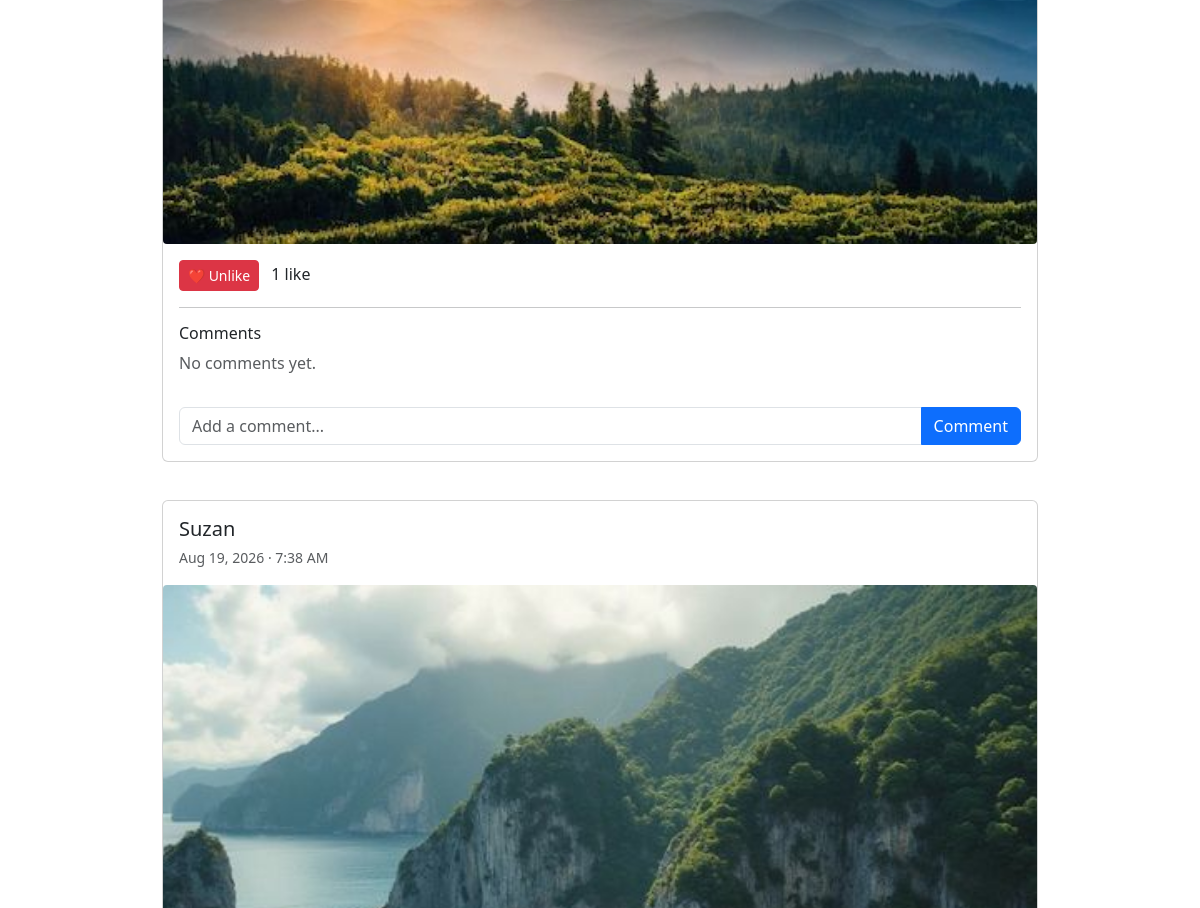
Page / (signed in, middle part) on the earlier database version.
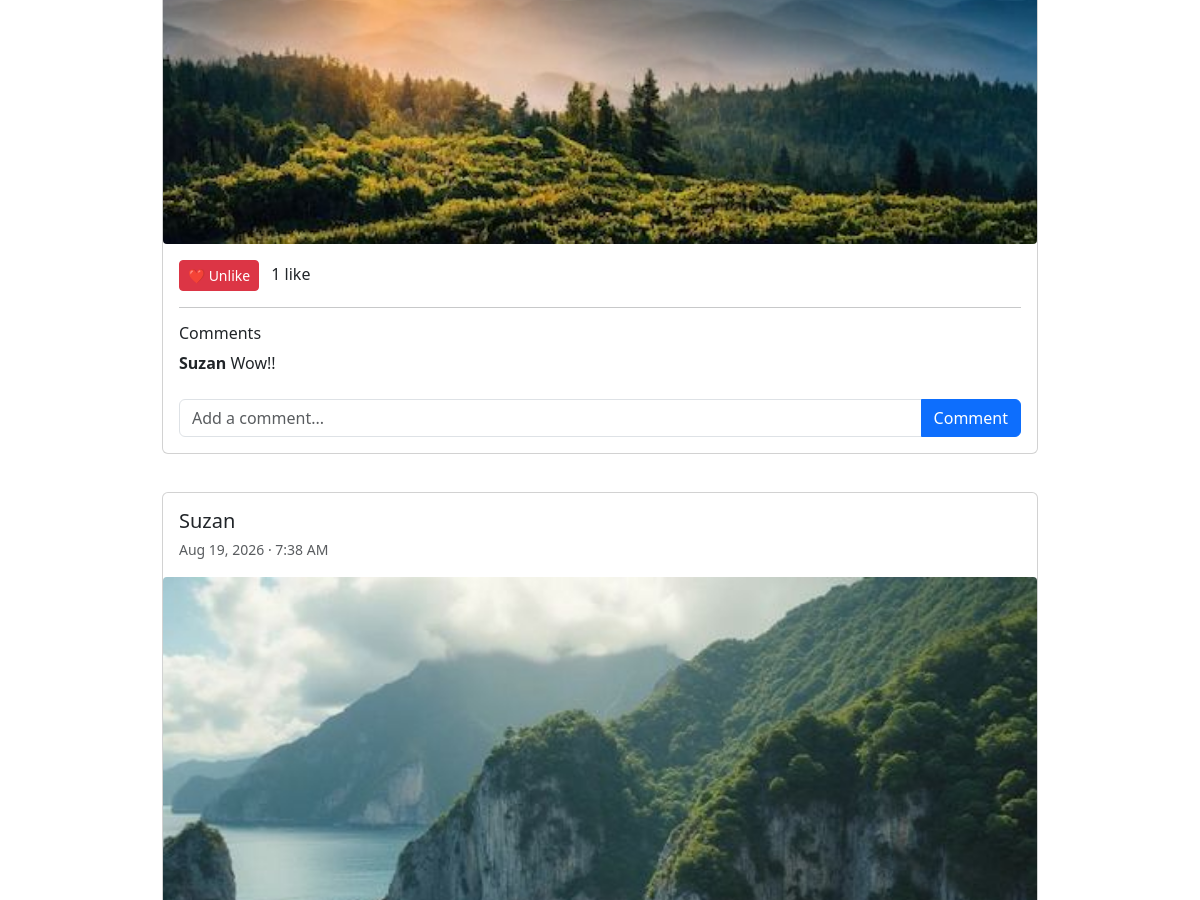
Same page on the later database version.
### myapp/models.py (models this page shows, shortened)
class Image(models.Model):
    user = models.ForeignKey(User, on_delete=models.CASCADE, related_name="images")
    photo = models.ImageField(upload_to="Images")
    date = models.DateTimeField(auto_now_add=True)

class Comment(models.Model):
    user = models.ForeignKey(User, on_delete=models.CASCADE, related_name="comments")
    image = models.ForeignKey(Image, on_delete=models.CASCADE, related_name="comments")
    text = models.CharField(max_length=500)
    date = models.DateTimeField(auto_now_add=True)
    class Meta:
        ordering = ["date"]

### myapp/views.py (the view)
# urls.py: path('', views.home, name='home'),  # This will require login due to @login_required
@login_required
def home(request):
    if request.method == "POST":
        form = ImageForm(request.POST, request.FILES)
        if form.is_valid():
            picture = form.save(commit=False)
            picture.user = request.user
            picture.save()
            return redirect("home")
    else:
        form = ImageForm()
    images = (
        Image.objects
        .select_related("user")
        .prefetch_related("likes", "comments__user")
        .order_by("-date")
    )
    paginator = Paginator(images, 12)
    page_number = request.GET.get("page")
    page_obj = paginator.get_page(page_number)
    liked_image_ids = set(
        Like.objects.filter(
            user=request.user,
            image__in=page_obj.object_list
        ).values_list("image_id", flat=True)
    )
    return render(
        request,
        "myapp/home.html",
        {
            "img": page_obj.object_list,
            "form": form,
            "liked_image_ids": liked_image_ids,
            "page_obj": page_obj,
        },
    )

### myapp/forms.py
class ImageForm(forms.ModelForm):
    class Meta:
        model = Image
        fields = ['photo']
        labels = {'photo': 'Choose a photo'}

### myapp/templates/myapp/home.html (shortened to what the changed rows need)
{% extends "base.html" %}
{% block content %}
<div class="container feed-container">
    {% if img %}
        <div id="photoGrid" class="photo-grid grid-1">
            {% for image in img %}
                <div class="grid-item">
                    <div class="card post-card">
                        <div class="card-body">
                            <h5 class="mb-1">
                                <a
                                    href="{% url 'profile' image.user.username %}"
                                    class="username-link">
                                    {{ image.user.username }}
                                </a>
                            </h5>
                            <small class="text-muted">
                                {{ image.date|date:"M d, Y · g:i A" }}
                            </small>
                        </div>
                        <img
                            src="{{ image.photo.url }}"
                            class="post-image"
                            alt="Photo uploaded by {{ image.user.username }}">
                        <div class="card-body">
                            <form
                                method="POST"
                                action="{% url 'toggle_like' image.id %}"
                                class="d-inline">
                                {% if image.id in liked_image_ids %}
                                    <button
                                        type="submit"
                                        class="btn btn-danger btn-sm">
                                        ❤️ Unlike
                                    </button>
                                {% else %}
                                    <button
                                        type="submit"
                                        class="btn btn-outline-danger btn-sm">
                                        🤍 Like
                                    </button>
                                {% endif %}
                            </form>
                            <span class="ms-2">
                                {{ image.likes.count }}
                                like{{ image.likes.count|pluralize }}
                            </span>
                            <hr>
                            <h6>Comments</h6>
                            <div class="comments-section">
                                {% for comment in image.comments.all %}
                                <div class="comment">
                                    <strong>
                                        {{ comment.user.username }}
                                    </strong>
                                    {{ comment.text }}
                                </div>
                            {% empty %}
                                <p class="text-muted">
                                    No comments yet.
                                </p>
                            {% endfor %}
                            </div>
                            <form
                                method="POST"
                                action="{% url 'add_comment' image.id %}"
                                class="mt-3">
                                <div class="input-group">
                                    <input
                                        type="text"
                                        name="text"
                                        class="form-control"
                                        placeholder="Add a comment..."
                                        maxlength="500"
                                        required>
                                    <button
                                        type="submit"
                                        class="btn btn-primary">
                                        Comment
                                    </button>
                                </div>
                            </form>
                        </div>
                    </div>
                </div>
            {% endfor %}
        </div>
    {% else %}
        <div class="alert alert-secondary">
            No photos have been uploaded yet.
        </div>
    {% endif %}
</div>
{% endblock %}

Differences in the rows shown:
shown differently, row unchanged: Image (number 1 of 2 on the later page): no longer shows "No comments yet."
added Comment: user.username "Suzan", text "Wow!!", shown under Image (number 1 of 2 on the later page)
